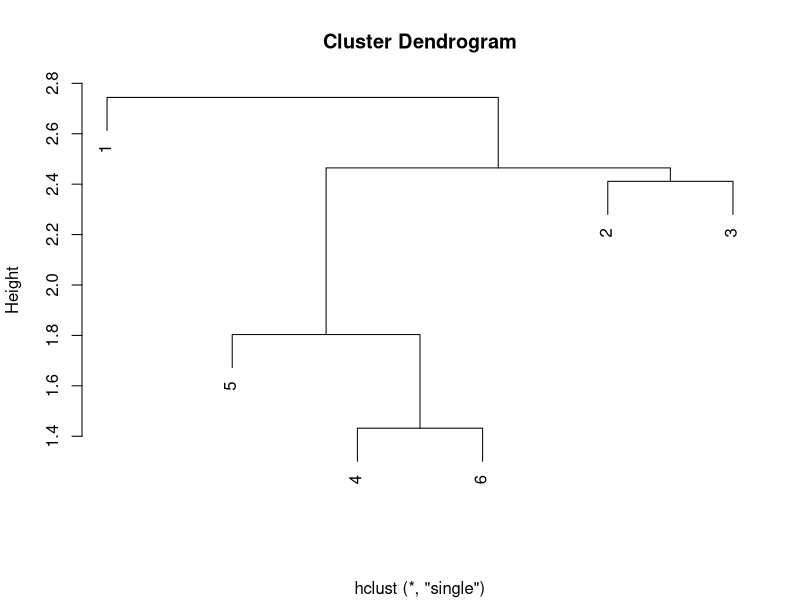
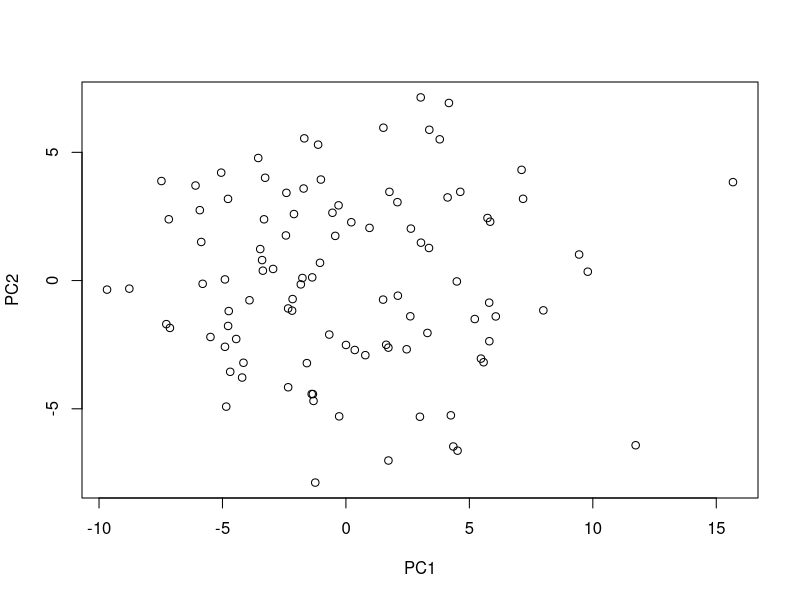
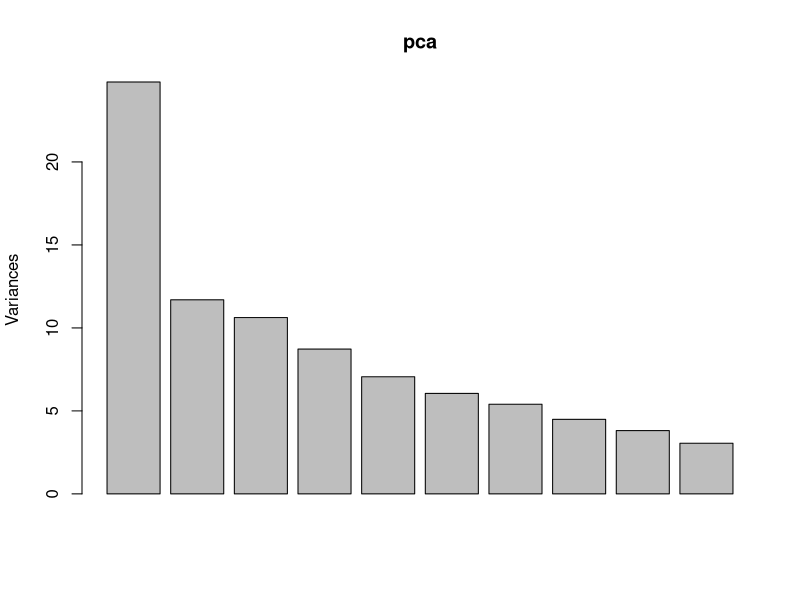

Write R code to recreate these figures, in order.
## ---- chunk 1
knitr::opts_chunk$set(
  collapse = TRUE,
  comment = "#>",
  fig.path = "man/figures/README-",
  out.width = "100%"
)
## ---- chunk 2
matrix <- matrix(rnorm(36), nrow = 6)
matrix
## ---- chunk 3
distance_matrix <- dist(matrix, method = "euclidean")
distance_matrix

## ---- chunk 4
matrix <- matrix(rnorm(36), nrow = 6)
distance_matrix <- dist(matrix, method = "euclidean")
hc <- hclust(distance_matrix, method = "single")
plot(hc, xlab = "")
## ---- chunk 5
matrix <- matrix(rnorm(1000), nrow = 100)
distance_matrix <- dist(matrix, method = "euclidean")
pca <- prcomp(distance_matrix)
plot(pca$x)
## ---- chunk 6
matrix <- matrix(rnorm(1000), nrow = 100)
distance_matrix <- dist(matrix, method = "euclidean")
pca <- prcomp(distance_matrix)
plot(pca)
